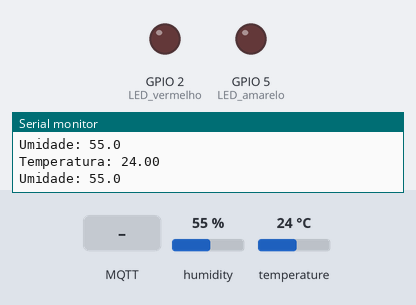
Recording of a sketch running on a simulated ESP32. On the bench: output pins drawn as LEDs (lit = HIGH), the last lines printed to the serial monitor. Dashed ring = blinking. Inputs (shaded band) come from the test bench; at power-on: humidity 55 %, temperature 24 °C. WiFi joins after 1.5 s; servers stay silent unless stated; random numbers use the default seed unless the sketch sets one; no MQTT or app messages arrive unless stated.

Above: at 2.7 s.
2.8 s: humidity set to 36 %
4.7 s: humidity set to 32 %
At 6.3 s:
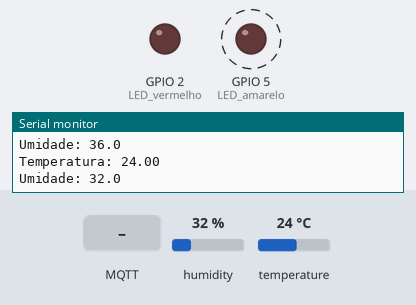
8.8 s: MQTT message "0" arrives on the first subscribed topic
At 9.4 s:
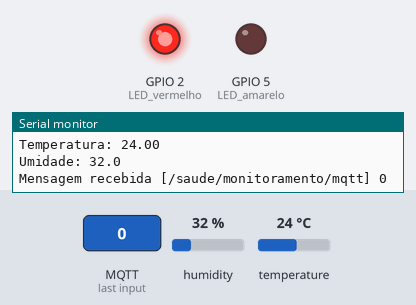
12.3 s: temperature set to 34.5 °C
15.8 s: temperature set to 35.5 °C
At 17.75 s:
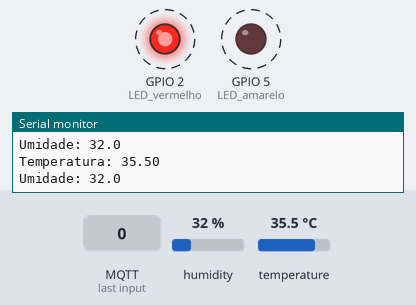
19.7 s: humidity set to 40 %
Timing chart, 0 to 24.2 s (numbered marks = the images above; inputs shaded):
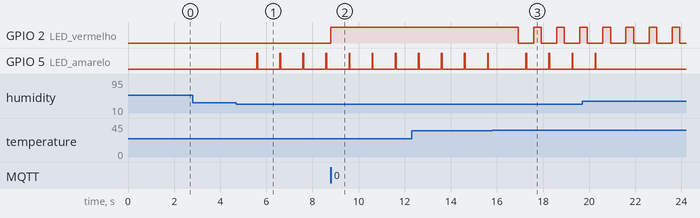

Measured:
- the behaviour switches between 35 and 34 % on humidity (found by bisection; images 0 and 1)
- the behaviour switches between 35 and 35.1 °C on temperature (found by bisection; images 2 and 3)
- after the input at 4.7 s, GPIO 5 (LED_amarelo): alternates HIGH for 0.04 s and LOW for 0.96 s, starting after 0.88 s
- after the input at 8.8 s, GPIO 2 (LED_vermelho): LOW → HIGH at once
- after the input at 15.8 s, GPIO 2 (LED_vermelho): alternates HIGH for 0.33 s and LOW for 0.67 s, starting after 1.1 s

The sketch:

sketch.ino
```cpp
#include <WiFi.h>
#include <PubSubClient.h>
#include <DHTesp.h>

// Pinos dos componentes
const int DHT_PIN = 15;     // Pino ao qual o sensor DHT22 está conectado
const int ledTempPin = 2;   // Pino ao qual o LED vermelho está conectado
const int ledHumPin = 5;    // Pino ao qual o LED amarelo está conectado

DHTesp dht;

// Configurações de rede MQTT
const char* ssid = "Wokwi-GUEST";
const char* password = "";
const char* mqtt_server = "test.mosquitto.org";

// Cliente WiFi e cliente MQTT
WiFiClient espClient;
PubSubClient client(espClient);

// Variáveis de controle
unsigned long lastMsg = 0;
float temp = 0;
float hum = 0;

void setup_wifi() {
  delay(10);
  Serial.println();
  Serial.print("Conectando-se a ");
  Serial.println(ssid);

  WiFi.mode(WIFI_STA);
  WiFi.begin(ssid, password);

  while (WiFi.status() != WL_CONNECTED) {
    delay(500);
    Serial.print(".");
  }

  randomSeed(micros());

  Serial.println("");
  Serial.println("WiFi conectado");
  Serial.println("Endereço IP: ");
  Serial.println(WiFi.localIP());
}

// Callback chamada quando uma mensagem MQTT é recebida
void callback(char* topic, byte* payload, unsigned int length) { //perintah untuk menampilkan data ketika esp32 di setting sebagai subscriber
  Serial.print("Mensagem recebida [");
  Serial.print(topic);
  Serial.print("] ");
  for (int i = 0; i < length; i++) { // Exibe o conteúdo da mensagem
    Serial.print((char)payload[i]);
  }
  Serial.println();

  // Ligar ou desligar o LED com base na mensagem recebida
  if ((char)payload[0] == '1') {
    digitalWrite(2, LOW);   // Ligar o LED (LOW é o nível de voltagem)
  } else {
    digitalWrite(2, HIGH); // Desligar o LED (HIGH é o nível de voltagem)
  }
}

void reconnect() { //perintah koneksi esp32 ke mqtt broker baik itu sebagai publusher atau subscriber
  // Loop until we're reconnected
  while (!client.connected()) {
    Serial.print("Tentando conectar ao MQTT...");
    // perintah membuat client id agar mqtt broker mengenali board yang kita gunakan
    String clientId = "ESP32Client-";
    clientId += String(random(0xffff), HEX);
    // Attempt to connect
    if (client.connect(clientId.c_str())) {
      Serial.println("Connected");
      // Once connected, publish an announcement...
      client.publish("/saude/monitoramento/mqtt", "Indobot"); //perintah publish data ke alamat topik yang di setting
      // ... and resubscribe
      client.subscribe("/saude/monitoramento/mqtt"); //perintah subscribe data ke mqtt broker
    } else {
      Serial.print("Falha, rc=");
      Serial.print(client.state());
      Serial.println(" tentando novamente em 5 segundos");
      // Wait 5 seconds before retrying
      delay(5000);
    }
  }
}

void setup() {
  // Inicializar pinos como saída
  pinMode(2, OUTPUT);  // LED vermelho
  pinMode(5, OUTPUT);  // LED amarelo

  Serial.begin(115200);
  setup_wifi();
  client.setServer(mqtt_server, 1883);
  client.setCallback(callback);

  // Inicializar comunicação com o sensor DHT22
  dht.setup(DHT_PIN, DHTesp::DHT22);
}

// Função para controlar o LED com base na frequência
void controlarLED(int pin, int frequencia) {
  digitalWrite(pin, HIGH);
  delay(frequencia);
  digitalWrite(pin, LOW);
  delay(frequencia);
}

void loop() {
  if (!client.connected()) {
    reconnect();
  }
  client.loop();

  unsigned long now = millis();

  // Publicar dados a cada segundo
  if (now - lastMsg > 1000) { //perintah publish data
    lastMsg = now;

    // Obter dados do sensor DHT22
    TempAndHumidity  data = dht.getTempAndHumidity();

    // Publicar temperatura
    String temp = String(data.temperature, 2); //membuat variabel temp untuk di publish ke broker mqtt
    client.publish("/saude/monitoramento/temperature", temp.c_str()); //publish data dari varibel temp ke broker mqtt

    // Publicar umidade
    String hum = String(data.humidity, 1); //membuat variabel hum untuk di publish ke broker mqtt
    client.publish("/saude/monitoramento/humidity", hum.c_str()); //publish data dari varibel hum ke broker mqtt

    Serial.print("Temperatura: ");
    Serial.println(temp);
    Serial.print("Umidade: ");
    Serial.println(hum);

    // Controle do LED com base na temperatura
    if (data.temperature > 35) {
      int frequenciaTempLED = map(data.temperature, -40, 80, 50, 500);
      controlarLED(ledTempPin, frequenciaTempLED);

      // Publicar mensagem dependendo da temperatura
      if (data.temperature > 40) {
        client.publish("/saude/monitoramento/alertatemp", "Temperatura muito alta!");
      } else {
        client.publish("/saude/monitoramento/alertatemp", "Temperatura elevada.");
      }
    } else {
      client.publish("/saude/monitoramento/alertatemp", "Temperatura normal.");
    }

    // Controle do LED com base na umidade
    if (data.humidity < 35) {
      int frequenciaHumLED = map(data.humidity, 0, 100, 10, 100);
      controlarLED(ledHumPin, frequenciaHumLED);

      // Publicar mensagem dependendo da umidade
      if (data.humidity < 20) {
        client.publish("/saude/monitoramento/alertahum", "Umidade muito baixa!");
      } else {
        client.publish("/saude/monitoramento/alertahum", "Umidade baixa.");
      }
    } else {
      client.publish("/saude/monitoramento/alertahum", "Umidade normal.");
    }
  }
}
```
